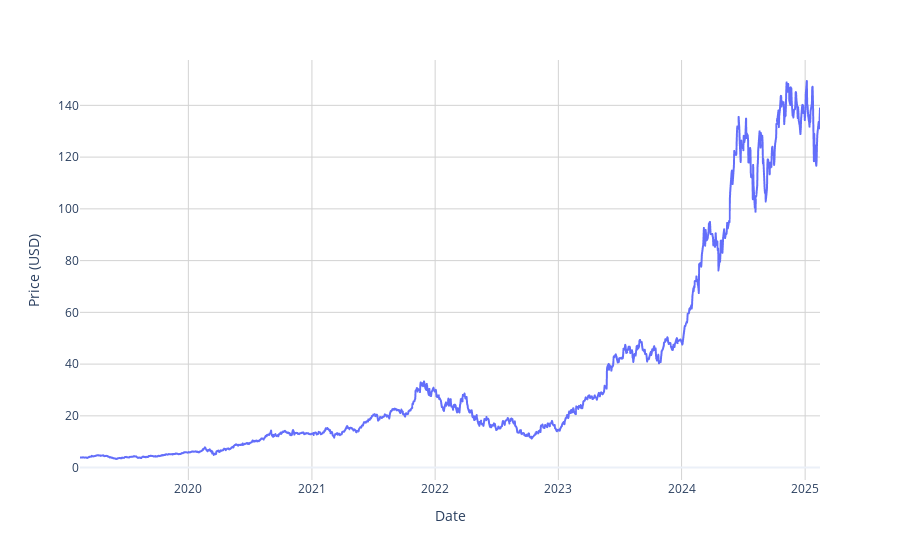

Source (notebook cell):
### Code cell
# Create a simple Dash plot of stock data
import dash
from dash import dcc, html
from dash.dependencies import Input, Output
import plotly.express as px

# Create a simple plotly figure
fig = px.line(
    x=stock_data.index, 
    y=stock_data['Close'].values.flatten(),
    # labels={'x': 'Date', 'y': 'Stock Price'},
    # title='NVIDIA Stock Price Over Time'
)

# Add some styling
fig.update_layout(
    template='plotly_white',
    xaxis=dict(
        title='Date',
        gridcolor='lightgray',
        showgrid=True
    ),
    yaxis=dict(
        title='Price (USD)',
        gridcolor='lightgray',
        showgrid=True
    ),
    hovermode='x unified'
)

# Display the figure
fig.show()

# # Alternative simple matplotlib plot
# import matplotlib.pyplot as plt

# plt.figure(figsize=(12, 6))
# plt.plot(stock_data.index, stock_data['Close'])
# plt.title('NVIDIA Stock Price')
# plt.xlabel('Date')
# plt.ylabel('Price (USD)')
# plt.grid(True, alpha=0.3)
# plt.tight_layout()
# plt.show()

### Figure 1 — Plotly figure (JSON) as saved in the notebook; plotly's stock layout.template omitted (floating-point values rounded to 4 significant figures; data arrays with more than 128 entries replaced by an {"elided": "..."} marker saying what was removed)
{"data": [{"hovertemplate": "x=%{x}<br>y=%{y}<extra></extra>", "legendgroup": "", "line": {"color": "#636efa", "dash": "solid"}, "marker": {"symbol": "circle"}, "mode": "lines", "name": "", "showlegend": false, "type": "scattergl", "x": {"elided": "1510 str values"}, "xaxis": "x", "y": {"elided": "1510 float values"}, "yaxis": "y"}], "layout": {"hovermode": "x unified", "legend": {"tracegroupgap": 0}, "margin": {"t": 60}, "xaxis": {"anchor": "y", "domain": [0, 1], "gridcolor": "lightgray", "showgrid": true, "title": {"text": "Date"}}, "yaxis": {"anchor": "x", "domain": [0, 1], "gridcolor": "lightgray", "showgrid": true, "title": {"text": "Price (USD)"}}}}
